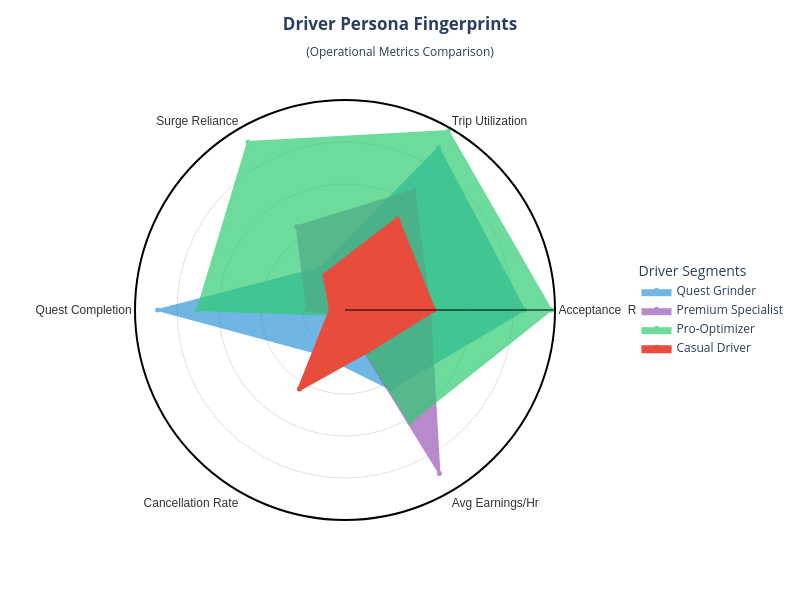

Here is the notebook cell this chart was saved with:
### Code cell
# 2. DATA PREPARATION
# ---------------------------------------------------------
# Select Operational Metrics
metrics = [
    'acceptance_rate',
    'trip_utilization_rate', 
    'surge_reliance_score',
    'quest_completion_rate',
    'cancellation_rate',
    'avg_earnings_per_hour_online'
]

# Friendly Label Names for the Chart
metric_labels = [
    'Acceptance \nRate', 'Trip Utilization', 'Surge Reliance', 
    'Quest Completion', 'Cancellation Rate', 'Avg Earnings/Hr'
]

# Normalize Data (Min-Max Scaling to 0-1 range)
cluster_means = df.groupby('cluster_label')[metrics].mean()
min_vals = df[metrics].min()
max_vals = df[metrics].max()
normalized_means = (cluster_means - min_vals) / (max_vals - min_vals)

# Define Persona Names & Refined Colors (Better Contrast)
persona_names = {
    0: "Casual Driver",
    1: "Quest Grinder",
    2: "Premium Specialist",
    3: "Pro-Optimizer"
}

# Updated Palette: Using hex codes for high distinction
colors = {
    0: '#E74C3C', # Red (Casual/Risk - High Visibility)
    1: '#3498DB', # Blue (Pro)
    2: '#9B59B6', # Purple (Premium)
    3: '#2ECC71'  # Green (Quest)
}

# 3. BUILD THE PLOTLY CHART
# ---------------------------------------------------------
fig = go.Figure()

# CONTROL DRAW ORDER: Plot Cluster 0 LAST so it sits on top
# Order: [1, 2, 3, 0]
plot_order = [1, 2, 3, 0]

for i in plot_order:
    if i not in normalized_means.index: continue

    # Get values and close the loop for radar chart
    r_values = normalized_means.loc[i].values.tolist()
    r_values += r_values[:1]
    
    theta_values = metric_labels
    theta_values += theta_values[:1]
    
    # Styling logic: Make Cluster 0 thicker and more opaque
    line_w = 4 if i == 0 else 2
    fill_op = 0.7 if i == 0 else 0.4
    
    fig.add_trace(go.Scatterpolar(
        r=r_values,
        theta=theta_values,
        fill='toself',
        name=persona_names[i],
        mode='lines+markers', 
        marker=dict(size=5),
        line=dict(color=colors[i], width=line_w),
        opacity=1.0 if i == 0 else 0.7, # Make background layers slightly transparent
        fillcolor=colors[i], 
        # Note: fill opacity is handled by plotly's trace opacity usually, 
        # or use rgba colors if needed.
    ))

# 4. FINALIZE DESIGN
# ---------------------------------------------------------
fig.update_layout(
    title={
        'text': "<b>Driver Persona Fingerprints</b><br><sub>(Operational Metrics Comparison)</sub>",
        'y':0.95,
        'x':0.5,
        'xanchor': 'center',
        'yanchor': 'top'
    },
    polar=dict(
        radialaxis=dict(
            visible=True,
            range=[0, 1], # FORCES the 0 to 100% scale
            showticklabels=False, # Clean look
            gridcolor="#E0E0E0", # Subtle grid
            linecolor="black", 
            linewidth=1
        ),
        angularaxis=dict(
            tickfont=dict(size=12, color="#333333", family="Arial, sans-serif"),
            linecolor="black", 
            linewidth=2
        ),
        bgcolor="white"
    ),
    legend=dict(
        title="Driver Segments",
        orientation="v",
        y=0.5,
        x=1.05
    ),
    width=800,
    height=600
)

fig.show()

### Figure 1 — Plotly figure (JSON) as saved in the notebook; plotly's stock layout.template omitted (floating-point values rounded to 4 significant figures)
{"data": [{"fill": "toself", "fillcolor": "#3498DB", "line": {"color": "#3498DB", "width": 2}, "marker": {"size": 5}, "mode": "lines+markers", "name": "Quest Grinder", "opacity": 0.7, "r": [0.8542, 0.8921, 0.2307, 0.8923, 0.2405, 0.4344, 0.8542], "theta": ["Acceptance \nRate", "Trip Utilization", "Surge Reliance", "Quest Completion", "Cancellation Rate", "Avg Earnings/Hr", "Acceptance \nRate"], "type": "scatterpolar"}, {"fill": "toself", "fillcolor": "#9B59B6", "line": {"color": "#9B59B6", "width": 2}, "marker": {"size": 5}, "mode": "lines+markers", "name": "Premium Specialist", "opacity": 0.7, "r": [0.4045, 0.6581, 0.4593, 0.1806, 0.02895, 0.8995, 0.4045], "theta": ["Acceptance \nRate", "Trip Utilization", "Surge Reliance", "Quest Completion", "Cancellation Rate", "Avg Earnings/Hr", "Acceptance \nRate", "Acceptance \nRate"], "type": "scatterpolar"}, {"fill": "toself", "fillcolor": "#2ECC71", "line": {"color": "#2ECC71", "width": 2}, "marker": {"size": 5}, "mode": "lines+markers", "name": "Pro-Optimizer", "opacity": 0.7, "r": [0.9818, 0.9841, 0.9244, 0.7031, 0.0282, 0.6178, 0.9818], "theta": ["Acceptance \nRate", "Trip Utilization", "Surge Reliance", "Quest Completion", "Cancellation Rate", "Avg Earnings/Hr", "Acceptance \nRate", "Acceptance \nRate", "Acceptance \nRate"], "type": "scatterpolar"}, {"fill": "toself", "fillcolor": "#E74C3C", "line": {"color": "#E74C3C", "width": 4}, "marker": {"size": 5}, "mode": "lines+markers", "name": "Casual Driver", "opacity": 1, "r": [0.4228, 0.4996, 0.1921, 0.06701, 0.4343, 0.2225, 0.4228], "theta": ["Acceptance \nRate", "Trip Utilization", "Surge Reliance", "Quest Completion", "Cancellation Rate", "Avg Earnings/Hr", "Acceptance \nRate", "Acceptance \nRate", "Acceptance \nRate", "Acceptance \nRate"], "type": "scatterpolar"}], "layout": {"height": 600, "legend": {"orientation": "v", "title": {"text": "Driver Segments"}, "x": 1.05, "y": 0.5}, "polar": {"angularaxis": {"linecolor": "black", "linewidth": 2, "tickfont": {"color": "#333333", "family": "Arial, sans-serif", "size": 12}}, "bgcolor": "white", "radialaxis": {"gridcolor": "#E0E0E0", "linecolor": "black", "linewidth": 1, "range": [0, 1], "showticklabels": false, "visible": true}}, "title": {"text": "<b>Driver Persona Fingerprints</b><br><sub>(Operational Metrics Comparison)</sub>", "x": 0.5, "xanchor": "center", "y": 0.95, "yanchor": "top"}, "width": 800}}
